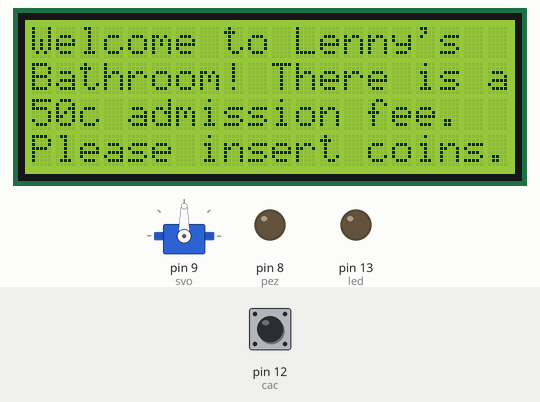
Bench run of a sketch on a simulated Arduino Uno, built with avr-gcc and run on an emulated ATmega328P. Parts: servo, 20×4 character LCD, output pins drawn as LEDs (lit = HIGH). Inputs (shaded band) come from the test bench; at power-on: pin 12 (cac) LOW.

Above: at 1.2 s.
1.3 s: pin 12 (cac) driven HIGH
At 2.6 s:
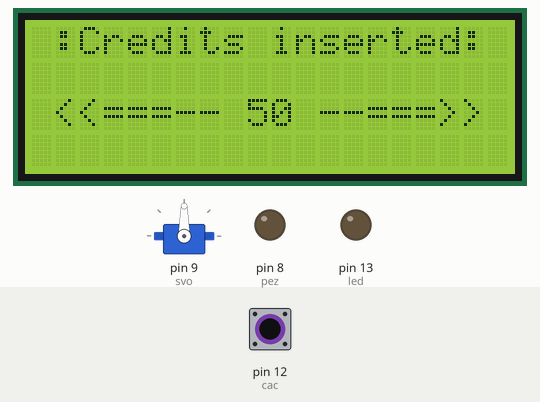
3.2 s: pin 12 (cac) driven LOW
At 4.4 s:
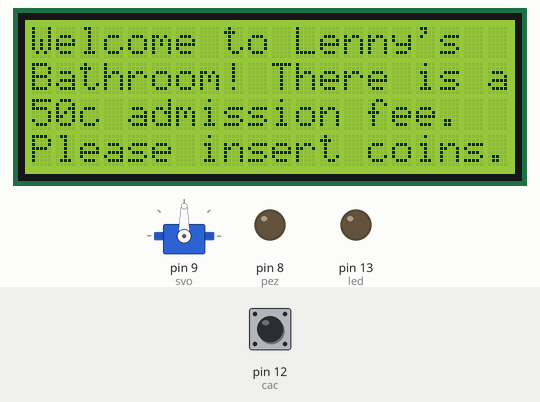
4.7 s: pin 12 (cac) pulsed HIGH 5 times (0.12 s each, 0.3 s apart)
At 6.3 s:
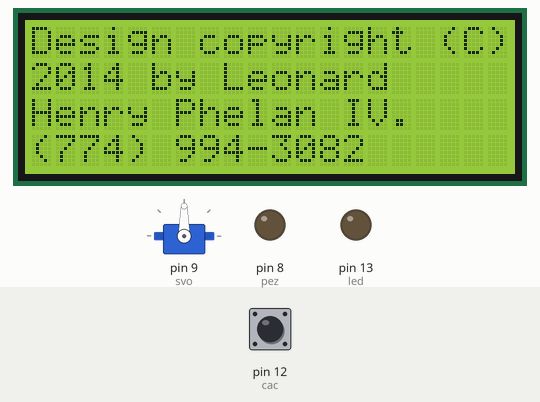
Timing chart, 0 to 7.8 s (numbered marks = the images above; inputs shaded):
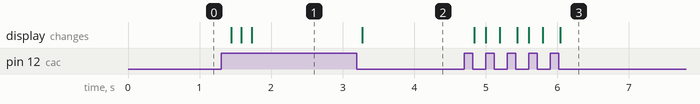

Measured:
- after the input at 1.3 s, the display: first changes after 0.14 s (image 1 shows a later state)
- after the input at 3.2 s, the display: changes after 0.08 s (image 2)

The sketch:

bathroomlock.ino
```cpp
//Code by Leonard Henry Phelan IV
//Currently all rights reserved
//leonardhphelaniv@gmail.com

#include <Wire.h>
#include <LCD.h>
#include <LiquidCrystal_I2C.h>
#include <Servo.h>

//Defenitions for I2C display

#define I2C_ADDR       0x3F
#define BACKLIGHT_PIN  3
#define En_pin         2
#define Rw_pin         1
#define Rs_pin         0
#define D4_pin         4
#define D5_pin         5
#define D6_pin         6
#define D7_pin         7

//Commands for locking and unlocking servo
#define lock   servo.write(90)
#define unlock servo.write(65)

//Pin variables, preprocesor directive for speed

//Button
#define btn            10

//Pezio Buzzer
#define pez            8

//LED
#define led            13

//Coin acceptor
#define cac            12

//Credit reset button
#define rst            6

//Servo pin
#define svo            9

//Credit counter
int credits = 0;

//Used for For(){} statements
int i = 0;

//[P]ulse [C]ount
int pc = 0;

//[D]elay [C]ount
int dc = 0;

Servo servo;

boolean once = false;

LiquidCrystal_I2C lcd(I2C_ADDR,En_pin,Rw_pin,Rs_pin,D4_pin,D5_pin,D6_pin,D7_pin);

//Various title screens of LCD

void title1 ()
{
  lcd.clear();
  lcd.home();
  lcd.print("Welcome to Lenny's");
  lcd.setCursor(0,1);
  lcd.print("Bathroom! There is a");
  lcd.setCursor(0,2);
  lcd.print("50c admission fee.");
  lcd.setCursor(0,3);
  lcd.print("Please insert coins.");
}

void title2 ()
{
  lcd.clear();
  lcd.home();
  lcd.print("In event of theft,");
  lcd.setCursor(0,1);
  lcd.print("buzzer will sound");
  lcd.setCursor(0,2);
  lcd.print("until your visit");
  lcd.setCursor(0,3);
  lcd.print("has been paid for.");
}

void title3 ()
{
  lcd.clear();
  lcd.home();
  lcd.print("Design copyright (C)");
  lcd.setCursor(0,1);
  lcd.print("2014 by Leonard");
  lcd.setCursor(0,2);
  lcd.print("Henry Phelan IV.");
  lcd.setCursor(0,3);
  lcd.print("(774) 994-3082");
}

//Screen when coins are inserted... Constantly refreshes

void credit1 ()
{
  lcd.home();
  lcd.print(" :Credits inserted:");
  lcd.setCursor(1,2);
  lcd.print("<<===--    --===>>");
  lcd.setCursor(9,2);
  if (credits < 10) {lcd.print("0");}
  lcd.print(credits);
}

/*
int pulse ()
{
  while (!digitalRead(cac) && once == false) {}
  once = true;
  while (digitalRead(cac)) {}
  while (!digitalRead(cac)) {
    delay(1);
    i++;
    if (i > 100) {
      if (pc == 1) {return 25;}
      if (pc == 2) {return 10;}
      if (pc == 3) {return 5;}
    }
  }
  pc++;
}*/

int pulse ()
{
  pc = 0;
pcloop:
  while (!digitalRead(cac)) {}
  dc = 0; pc++;
  while (digitalRead(cac))  {
    delay(1);
    dc++;
    if (dc > 100 || pc == 3) {
      goto end;
    }
  }
  goto pcloop;
end:
  if (pc == 1) {return 25;}
  if (pc == 2) {return 10;}
  if (pc == 3) {return  5;}
}

void setup()
{
  servo.attach(svo);
  lcd.begin (20,4,LCD_5x8DOTS);
  lcd.setBacklightPin(BACKLIGHT_PIN,POSITIVE);
  lcd.setBacklight(HIGH);
  pinMode(btn, INPUT_PULLUP);
  pinMode(pez, OUTPUT);
  pinMode(led, OUTPUT);
  pinMode(cac, INPUT);
  pinMode(rst, INPUT_PULLUP);
}

void loop()
{
  while(!digitalRead(cac)) {
    title1();
    timeout();
    title2();
    timeout();
    title3();
    timeout();
    lcd.clear();
  }
  while (credits < 50) {
    credits += pulse();
    credit1();
  }
}

void timeout()
{
  for (int i = 0; i <= 5000; i++) {
    if (digitalRead(cac)) {
      break;
    }
    delay(1);
  }
}
```
